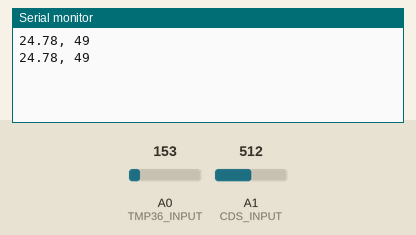
Simulated run of this sketch. Board: Arduino Uno, built with avr-gcc and run on an emulated ATmega328P. On the bench: the last lines printed to the serial monitor. The inputs (shaded band) are chosen by the test bench; at power-on: A0 (TMP36_INPUT) = 153, A1 (CDS_INPUT) = 512.

Above: at 1.8 s.
1.9 s: A0 (TMP36_INPUT) set to 165
At 2.8 s:
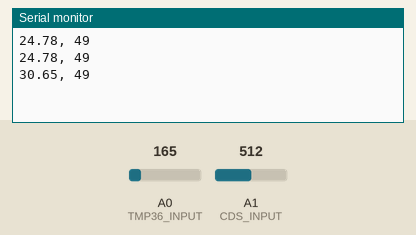
3.4 s: A1 (CDS_INPUT) set to 716
At 4.5 s:
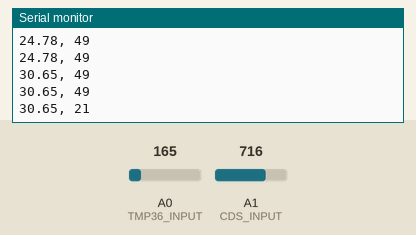
4.9 s: A0 (TMP36_INPUT) set to 175
At 5.3 s:
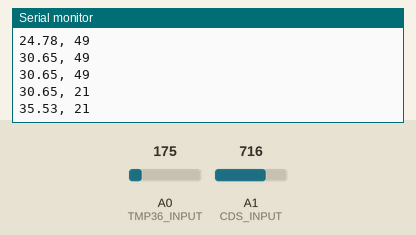
6.4 s: A1 (CDS_INPUT) set to 900
At 7.8 s:
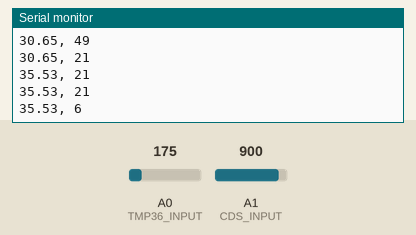
Timing chart, 0 to 8.9 s (numbered marks = the images above; inputs shaded):
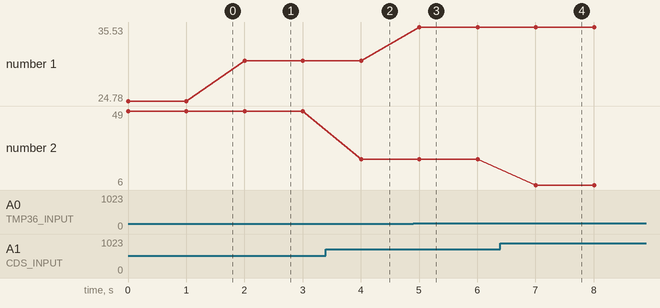

The sketch:

AA22_tmp36_cds_start.ino
```cpp
//
// AA00, TMP36 + CdS sensors
//

#define TMP36_INPUT 0
#define CDS_INPUT 1
//

void setup() {
  Serial.begin(9600);
}

void loop() {
   //getting the voltage reading from the temperature sensor
  int value = analogRead(TMP36_INPUT);
//  Serial.print("value = ");
//  Serial.println(value);
//  Serial.print(" : ");

   // converting that reading to voltage
   float voltage = value * 5.0 * 1000;  // in mV
   voltage /= 1023.0;

   // print out the voltage
//   Serial.print(voltage);
//   Serial.print(" mV, ");

   // now print out the temperature
   float temperatureC = (voltage - 500) / 10 ;
   Serial.print(temperatureC);
//   Serial.println(" degrees C");

  Serial.print(", ");

  int cds_value = analogRead(CDS_INPUT);
  int lux = int(luminosity(cds_value));

  Serial.println(lux);

  delay(1000);
}

//Voltage to Lux
double luminosity (int RawADC0){
  double Vout=RawADC0*5.0/1023.0;  // 5/1023 (Vin = 5 V)
  double lux=(2500/Vout-500)/10;
  // lux = 500 / Rldr, Vout = Ildr*Rldr = (5/(10 + Rldr))*Rldr
  return lux;
}
```

Measured:
- after the input at 1.9 s, the serial monitor: prints a new line after 0.10 s (image 1)
- after the input at 3.4 s, the serial monitor: prints a new line after 0.60 s (image 2)
- after the input at 4.9 s, the serial monitor: prints a new line after 0.11 s (image 3)
- after the input at 6.4 s, the serial monitor: prints a new line after 0.61 s (image 4)
- plotted number 1: 24.78 → 30.65 after the input at 1.9 s, 30.65 → 35.53 after the input at 4.9 s
- plotted number 2: 49 → 21 after the input at 3.4 s, 21 → 6 after the input at 6.4 s
